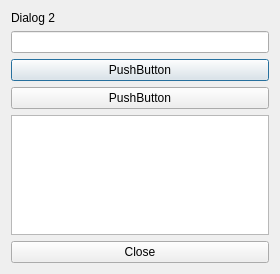
<?xml version="1.0" encoding="UTF-8"?>
<ui version="4.0">
 <class>Dialog2</class>
 <widget class="QDialog" name="Dialog2">
  <property name="geometry">
   <rect>
    <x>0</x>
    <y>0</y>
    <width>280</width>
    <height>274</height>
   </rect>
  </property>
  <property name="windowTitle">
   <string>dialog2 — The Dollar Tracker</string>
  </property>
  <layout class="QVBoxLayout" name="layout">
   <item>
    <widget class="QLabel" name="title">
     <property name="text">
      <string>Dialog 2</string>
     </property>
    </widget>
   </item>
   <item>
    <widget class="QLineEdit" name="editId"/>
   </item>
   <item>
    <widget class="QPushButton" name="deleteBtn">
     <property name="text">
      <string>PushButton</string>
     </property>
    </widget>
   </item>
   <item>
    <widget class="QPushButton" name="closeBtn_2">
     <property name="text">
      <string>PushButton</string>
     </property>
    </widget>
   </item>
   <item>
    <widget class="QTextEdit" name="area"/>
   </item>
   <item>
    <widget class="QPushButton" name="closeBtn">
     <property name="text">
      <string>Close</string>
     </property>
    </widget>
   </item>
  </layout>
 </widget>
 <resources/>
 <connections/>
</ui>
